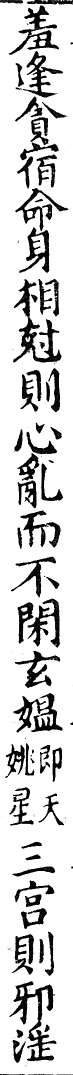
#> input picture python_service/test_fixtures/guji1790_287_col10_short_note.png, 145 x 2150 px (shown at 1/2 size); its folder holds only this picture in this run
$ python -i seg_imaging.py   (imports and definitions only)
#> lines starting #> are read from the running program, lines starting #| are printed output that depends on the picture; after the words box and inside, x2 and y2 are one past the last pixel; in counts of white or black regions, pixels touching at a corner belong together
### python_service/imaging.py
# -*- coding: utf-8 -*-
"""OpenCV 图像文件 IO 的中文路径统一封装（全项目唯一实现）。

cv2.imread / cv2.imwrite 在 Windows 上遇到非 ASCII 路径分别返回 None 或
静默失败，统一走 np.fromfile/imdecode 与 imencode/tofile。本模块只收敛
「文件落盘」路径；内存内编码（缩略图 base64、data URL 等）不经此模块。
"""
from __future__ import annotations

import os

import cv2
import numpy as np


def imread_unicode(path: str):
    """等价 cv2.imread(path, IMREAD_COLOR)，中文路径安全。

    文件不存在/不可读时抛 OSError（与 segmenter 历史行为一致，调用方
    自行决定容错；需要「坏图返回 None」语义的见 training_service._imread）。
    """
    buf = np.fromfile(path, dtype=np.uint8)
    return cv2.imdecode(buf, cv2.IMREAD_COLOR)


# [18 lines left out: function imwrite_unicode, not called in this run]

### python_service/model_registry.py
"""Canonical locations and names for OCR YOLO models."""
from __future__ import annotations

import os

from registry_io import SERVICE_DIR
MODEL_ROOT = os.path.join(SERVICE_DIR, "models")


def baseline_candidates(layer: str, service_dir: str = SERVICE_DIR) -> tuple:
    """某层散文件基线的候选路径（按优先级）。service_dir 参数化供打包/测试
    注入；解析优先级本身见 resolve_model_path。"""
    model_root = os.path.join(service_dir, "models")
    if layer == "char_det":
        return (os.path.join(model_root, "yolo_char.pt"),
                os.path.join(service_dir, "yolo_char.pt"))
    if layer == "char_cls":
        return (os.path.join(model_root, "yolov8n-cls.pt"),
                os.path.join(service_dir, "yolov8n-cls.pt"))
    return (os.path.join(model_root, f"{layer}.pt"),)


# The detector is intentionally separate from the classification checkpoint.
# Keep the legacy filename as the first candidate for existing installations,
# while allowing a registry/environment override without code changes.
DEFAULT_MODEL_FILES = {layer: baseline_candidates(layer)
                       for layer in ("char_det", "char_cls")}


# [25 lines left out: functions _pack_fallback, resolve_model_path, not called in this run]

### python_service/seg_imaging.py
# -*- coding: utf-8 -*-
"""图像与 mask 基元（从 segmenter 拆出）：中文路径读图、游程合并、界栏
剔除、mask 极性与缓存、钳回。segmenter.py 仍为门面。"""
import os
import platform
import sys
import threading
import traceback
from contextvars import ContextVar
import cv2
import numpy as np
from typing import Any
from imaging import imread_unicode
from metadata import enrich_result
from model_registry import resolve_model_path
from seg_trace import _log


def _imread(path: str):
    """cv2.imread 不支持中文路径，用 numpy 绕过。"""
    return imread_unicode(path)
#> in imread_unicode, returned value is the input picture: shape (2150, 145, 3); min 0, max 255, mean 212


# [182 lines left out: functions _runs, _merge_close_runs, _merge_fragmentary_strips, _is_edge_ruling_fragment, _is_cross_column_band, not called in this run]


def _remove_ruling_lines(binary: np.ndarray) -> np.ndarray:
    h, w = binary.shape[:2]
    horizontal_kernel = cv2.getStructuringElement(cv2.MORPH_RECT, (max(60, w // 4), 1))
    vertical_kernel = cv2.getStructuringElement(cv2.MORPH_RECT, (1, max(60, h // 4)))
    horizontal_lines = cv2.morphologyEx(binary, cv2.MORPH_OPEN, horizontal_kernel)
    vertical_lines = cv2.morphologyEx(binary, cv2.MORPH_OPEN, vertical_kernel)
    lines = cv2.bitwise_or(horizontal_lines, vertical_lines)
    return cv2.subtract(binary, lines)


# [41 lines left out: functions _tight_rect, _to_block, not called in this run]


_TEXT_MASK_CACHE: dict[tuple[str, float], "np.ndarray | None"] = {}


# 各页墨迹 mask 的极性诊断（flipped=已翻转/白字黑底），随 mask 一起更新
_MASK_POLARITY_INFO: dict[str, dict[str, Any]] = {}


# [7 lines left out: function mask_polarity_info, not called in this run]


def _zero_edge_filler_bands(gray: np.ndarray, mask: np.ndarray) -> np.ndarray:
    """把四边连续的纯黑填充带从 mask 里清零（就地修改并返回）。

    校对摆正/跨页拆分产出的书页图，裁切范围内可能含原图外的纯黑填
    充（实测矫正图四边暗像素占比 12%~100%）。OTSU 会把纯黑填充当成
    墨迹，行条带/行框因此伸进裁切掉的区域。自每边向内走，"该行/列
    暗像素占比 ≥0.85"的连续段视为填充带清零；暗背景页（整页暗占比
    ≥0.5，阴文/夜间模式）不走此逻辑（由极性翻转负责）。"""
    H, W = gray.shape[:2]
    dark = gray < 100
    if float(dark.mean()) >= 0.5:
        return mask
    row_frac = dark.mean(axis=1)
    col_frac = dark.mean(axis=0)
    thresh = 0.85
    limit_h, limit_w = max(1, int(H * 0.25)), max(1, int(W * 0.25))
    y = 0
    while y < min(limit_h, H) and row_frac[y] >= thresh:
        mask[y, :] = 0
        y += 1
    y = H - 1
    while y >= max(H - limit_h, 0) and row_frac[y] >= thresh:
        mask[y, :] = 0
        y -= 1
    x = 0
    while x < min(limit_w, W) and col_frac[x] >= thresh:
        mask[:, x] = 0
        x += 1
    x = W - 1
    while x >= max(W - limit_w, 0) and col_frac[x] >= thresh:
        mask[:, x] = 0
        x -= 1
    return mask


# [52 lines left out: functions _clamp_rect_to_image, _clamp_result_to_image, not called in this run]


def _binarize_ink(img: np.ndarray, diag: dict | None = None) -> np.ndarray:
    """整图 OTSU 二值化墨迹 mask（0/255），带极性自检与退化兜底。

    正常文字页"墨"永远是少数（含栏线通常 <30%）。白字黑底（阴文页/
    暗底扫描）时 OTSU 会把"墨"切到纸面背景一侧，占比过半即翻转。
    极端不均衡双峰（黑底白线页，线占比 ~1%）会让 OTSU 阈值退化到端点
    ——翻转后墨占比仍过半，此时按亮度分位数重切（暗页取亮侧 1% 为墨，
    亮页取暗侧 1%）。行墨迹精修（去栏线）与表格格线检测（保留栏线）
    共用本入口；diag 传入 dict 时回填诊断。"""
    gray = cv2.cvtColor(img, cv2.COLOR_BGR2GRAY)
    _, binary = cv2.threshold(gray, 0, 255, cv2.THRESH_BINARY_INV + cv2.THRESH_OTSU)
    frac0 = float(np.count_nonzero(binary)) / float(binary.size)
    frac = frac0
    flipped = frac > 0.55
    if flipped:
        binary = cv2.bitwise_not(binary)
        frac = 1.0 - frac
    fallback = False
    # 翻转后仍过半、或翻转后几乎无墨（全页被切到一侧的极端退化），
    # 都说明 OTSU 阈值失效——按亮度分位数重切。阈值取分位值与极值的
    # 中点：兜底场景的内容占比常 <1%（如黑底白线页的格线），99 分位
    # 本身可能仍是背景灰度，中点保证切在两峰之间。
    if frac > 0.55 or (flipped and frac < 0.005):
        fallback = True
        dark_page = float(np.mean(gray)) < 128.0
        if dark_page:
            thr = (float(np.percentile(gray, 99)) + float(gray.max())) / 2.0
            binary = np.where(gray >= thr, 255, 0).astype(np.uint8)
        else:
            thr = (float(np.percentile(gray, 1)) + float(gray.min())) / 2.0
            binary = np.where(gray <= thr, 255, 0).astype(np.uint8)
        frac = float(np.count_nonzero(binary)) / float(binary.size)
    if diag is not None:
        diag["flipped"] = flipped
        diag["ink_fraction_before"] = round(frac0, 3)
        diag["percentile_fallback"] = fallback
    if flipped or fallback:
        _log(
            f"[diag:mask] ink fraction {frac:.2f} abnormal"
            f"{' flipped' if flipped else ''}{' percentile fallback' if fallback else ''}"
        )
    return binary


def _text_mask_for_refinement(image_path: str):
    """整页二值化墨迹 mask（去栏线），按 (路径, mtime) 缓存。

    行条带投影、字框像素切分、诊断可视化共用同一份 mask；无缓存时
    每次调用都要整页 OTSU + 形态学，一页识别里会被算 3-4 次。"""
    try:
        stat = os.stat(image_path)
        key = (os.path.abspath(image_path), stat.st_mtime)
    except OSError:
        key = None
    if key is not None and key in _TEXT_MASK_CACHE:
        return _TEXT_MASK_CACHE[key]
    img = _imread(image_path)
    if img is None:
        return None
    polarity: dict[str, Any] = {}
    binary = _binarize_ink(img, polarity)
#> in _binarize_ink, `_, binary = cv2.threshold(gray, 0, 255, cv2.THRESH_BINARY_INV + cv2.TH..`:
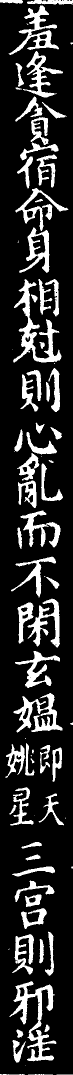
#> binary: shape (2150, 145) (shown at 1/2 size); 17.5% white; 84 white regions (18 under 20 px), largest, box (x1, y1, x2, y2) and area: (19, 1962, 113, 2123) 4210, (26, 558, 123, 725) 4001, (27, 1386, 125, 1465) 2921
#> in _binarize_ink, `frac0 = float(np.count_nonzero(binary)) / float(binary.size)`: frac0 = 0.175
#> in _binarize_ink, `flipped = frac > 0.55`: flipped = False
    if key is not None:
        try:
            _MASK_POLARITY_INFO[key[0]] = {
                "flipped": polarity.get("flipped", False),
                "ink_fraction_before": polarity.get("ink_fraction_before"),
            }
            if len(_MASK_POLARITY_INFO) > 8:
                del _MASK_POLARITY_INFO[next(iter(_MASK_POLARITY_INFO))]
        except Exception:
            pass
    mask = _remove_ruling_lines(binary)
#> in _remove_ruling_lines, `horizontal_lines = cv2.morphologyEx(binary, cv2.MORPH_OPEN, horizontal..`:
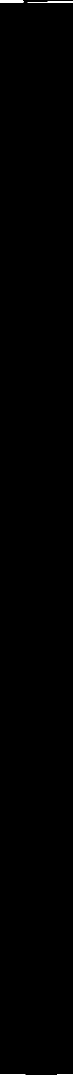
#> horizontal_lines: shape (2150, 145) (shown at 1/2 size); 0.18% white; 4 white regions, box (x1, y1, x2, y2) and area: (55, 2, 145, 6) 256, (0, 0, 47, 5) 232, (0, 2149, 51, 2150) 51, (114, 2149, 145, 2150) 31
#> in _remove_ruling_lines, `vertical_lines = cv2.morphologyEx(binary, cv2.MORPH_OPEN, vertical_ker..`: vertical_lines: shape (2150, 145); every value is 0
#> in _remove_ruling_lines, `return cv2.subtract(binary, lines)`:
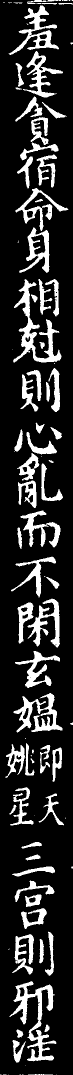
#> returned value: shape (2150, 145) (shown at 1/2 size); 17.3% white; 96 white regions (28 under 20 px), largest, box (x1, y1, x2, y2) and area: (19, 1962, 113, 2123) 4210, (26, 558, 123, 725) 4001, (27, 1386, 125, 1465) 2921
    mask = _zero_edge_filler_bands(
        cv2.cvtColor(img, cv2.COLOR_BGR2GRAY), mask
    )
#> in _zero_edge_filler_bands, `dark = gray < 100`: dark: shape (2150, 145) bool; 17.2% white; 80 white regions (13 under 20 px), largest, box (x1, y1, x2, y2) and area: (19, 1962, 113, 2122) 4161, (26, 558, 123, 725) 3956, (27, 1386, 125, 1465) 2898
#> in _zero_edge_filler_bands, `row_frac = dark.mean(axis=1)`: row_frac = 2150 values, max 0.917 at index 3, min 0 at index 9, mean 0.172
#> in _zero_edge_filler_bands, `col_frac = dark.mean(axis=0)`: col_frac = 145 values, max 0.399 at index 80, min 0.00279 at index 3, mean 0.172
#> after the loop in _zero_edge_filler_bands, `while y < min(limit_h, H) and row_frac[y] >= thresh:`: y = 0
#> the loop in _zero_edge_filler_bands, `while y >= max(H - limit_h, 0) and row_frac[y] >= thresh:` made 1 pass
#> y on pass 1: 2148
#> after the loop in _zero_edge_filler_bands, `while y >= max(H - limit_h, 0) and row_frac[y] >= thresh:`: y = 2148
#> after the loop in _zero_edge_filler_bands, `while x < min(limit_w, W) and col_frac[x] >= thresh:`: x = 0
#> after the loop in _zero_edge_filler_bands, `while x >= max(W - limit_w, 0) and col_frac[x] >= thresh:`: x = 144
    if key is not None:
        if len(_TEXT_MASK_CACHE) > 4:
            _TEXT_MASK_CACHE.clear()
        _TEXT_MASK_CACHE[key] = mask
    return mask

>>> result = _text_mask_for_refinement('test_fixtures/guji1790_287_col10_short_note.png')

$ run again, on python_service/test_fixtures/guji1790_287_col4_long_note.png
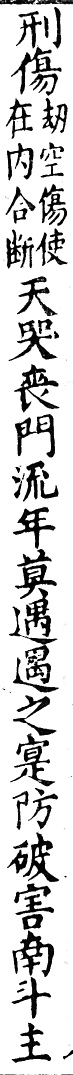
#> input picture python_service/test_fixtures/guji1790_287_col4_long_note.png, 145 x 2150 px (shown at 1/2 size)
#> in imread_unicode, returned value is the input picture: shape (2150, 145, 3); min 0, max 255, mean 210.6
#> in _binarize_ink, `_, binary = cv2.threshold(gray, 0, 255, cv2.THRESH_BINARY_INV + cv2.TH..`:
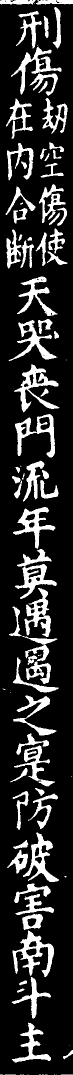
#> binary: shape (2150, 145) (shown at 1/2 size); 18% white; 96 white regions (26 under 20 px), largest, box (x1, y1, x2, y2) and area: (25, 1861, 108, 1954) 2745, (22, 93, 123, 192) 2686, (30, 1098, 114, 1198) 2644
#> frac0 = 0.18
#> flipped = False
#> horizontal_lines: shape (2150, 145); 0.31% white; 6 white regions, box (x1, y1, x2, y2) and area: (50, 1055, 112, 1059) 241, (0, 4, 69, 7) 204, (31, 2115, 103, 2118) 203, (50, 1166, 115, 1168) 129, (96, 0, 145, 3) 109, (104, 6, 145, 8) 81
#> vertical_lines: shape (2150, 145); every value is 0
#> in _remove_ruling_lines, `return cv2.subtract(binary, lines)`:
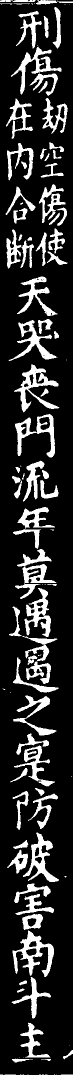
#> returned value: shape (2150, 145) (shown at 1/2 size); 17.7% white; 112 white regions (35 under 20 px), largest, box (x1, y1, x2, y2) and area: (25, 1861, 108, 1954) 2745, (22, 93, 123, 192) 2686, (28, 729, 119, 825) 2528
#> dark: shape (2150, 145) bool; 17.8% white; 96 white regions (25 under 20 px), largest, box (x1, y1, x2, y2) and area: (25, 1861, 108, 1954) 2714, (30, 1098, 114, 1198) 2613, (28, 729, 119, 825) 2501
#> row_frac = 2150 values, max 0.931 at index 6, min 0 at index 9, mean 0.178
#> col_frac = 145 values, max 0.381 at index 64, min 0.00326 at index 2, mean 0.178
#> after the loop in _zero_edge_filler_bands, `while y < min(limit_h, H) and row_frac[y] >= thresh:`: y = 0
#> after the loop in _zero_edge_filler_bands, `while y >= max(H - limit_h, 0) and row_frac[y] >= thresh:`: y = 2149
#> after the loop in _zero_edge_filler_bands, `while x < min(limit_w, W) and col_frac[x] >= thresh:`: x = 0
#> after the loop in _zero_edge_filler_bands, `while x >= max(W - limit_w, 0) and col_frac[x] >= thresh:`: x = 144

$ run again, on python_service/test_fixtures/jiazhu_double_column.png
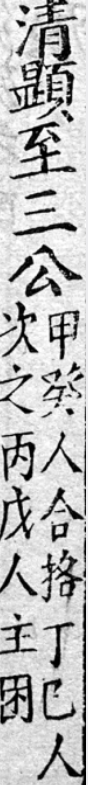
#> input picture python_service/test_fixtures/jiazhu_double_column.png, 88 x 785 px
#> in imread_unicode, returned value is the input picture: shape (785, 88, 3); mean B, G, R 187.9, 187.9, 187.9
#> in _binarize_ink, `_, binary = cv2.threshold(gray, 0, 255, cv2.THRESH_BINARY_INV + cv2.TH..`:
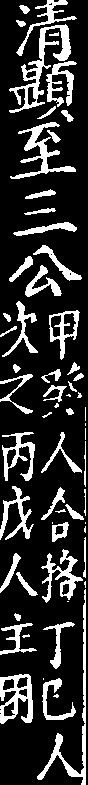
#> binary: shape (785, 88); 19.2% white; 62 white regions (14 under 20 px), largest, box (x1, y1, x2, y2) and area: (9, 24, 71, 113) 1270, (37, 589, 86, 785) 1021, (10, 122, 76, 179) 898
#> frac0 = 0.192
#> flipped = False
#> horizontal_lines: shape (785, 88); every value is 0
#> vertical_lines: shape (785, 88); 0.28% white in thin lines or dots, all inside (x1, y1, x2, y2) = (85, 590, 86, 785)
#> in _zero_edge_filler_bands, `dark = gray < 100`:
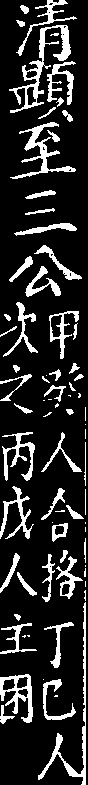
#> dark: shape (785, 88) bool; 16.1% white; 75 white regions (23 under 20 px), largest, box (x1, y1, x2, y2) and area: (9, 25, 71, 113) 1095, (38, 602, 86, 785) 863, (10, 122, 76, 179) 773
#> row_frac = 785 values, max 0.568 at index 716, min 0 at index 179, mean 0.161
#> col_frac = 88 values, max 0.431 at index 85, min 0 at index 86, mean 0.161
#> after the loop in _zero_edge_filler_bands, `while y < min(limit_h, H) and row_frac[y] >= thresh:`: y = 0
#> after the loop in _zero_edge_filler_bands, `while y >= max(H - limit_h, 0) and row_frac[y] >= thresh:`: y = 784
#> after the loop in _zero_edge_filler_bands, `while x < min(limit_w, W) and col_frac[x] >= thresh:`: x = 0
#> after the loop in _zero_edge_filler_bands, `while x >= max(W - limit_w, 0) and col_frac[x] >= thresh:`: x = 87
